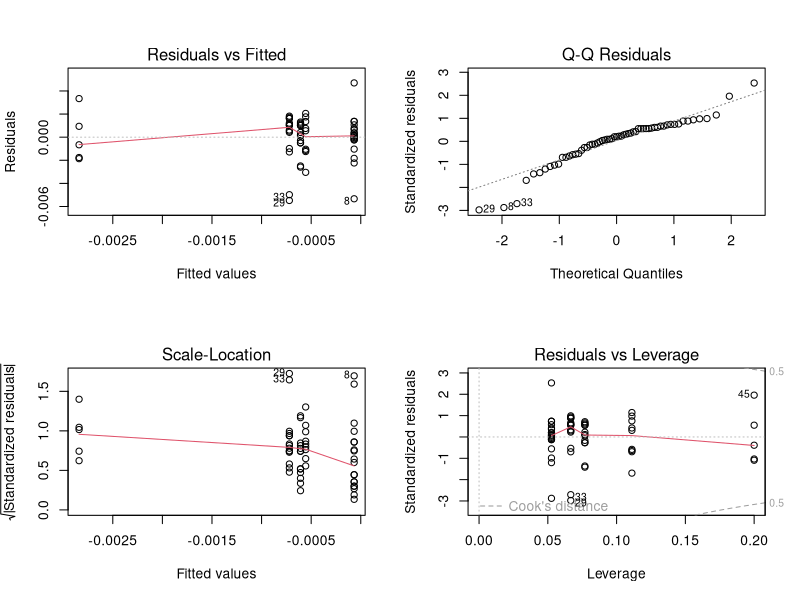
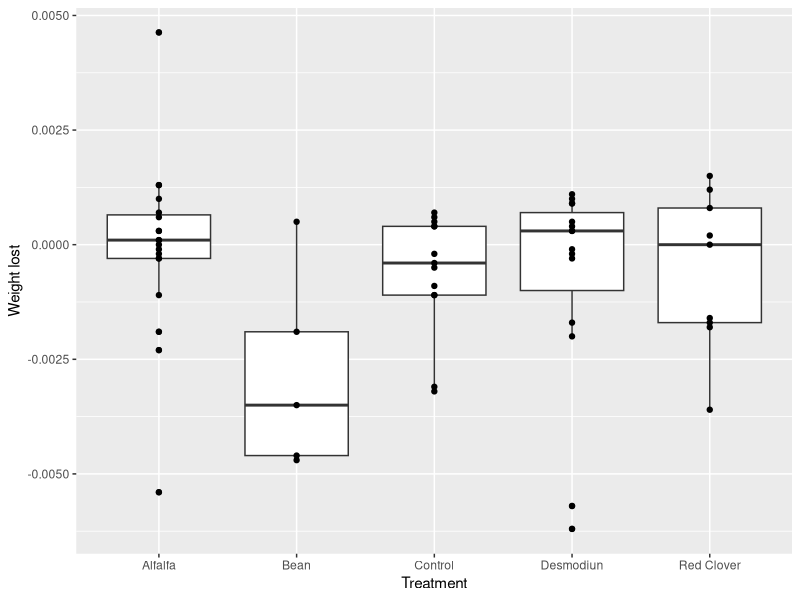
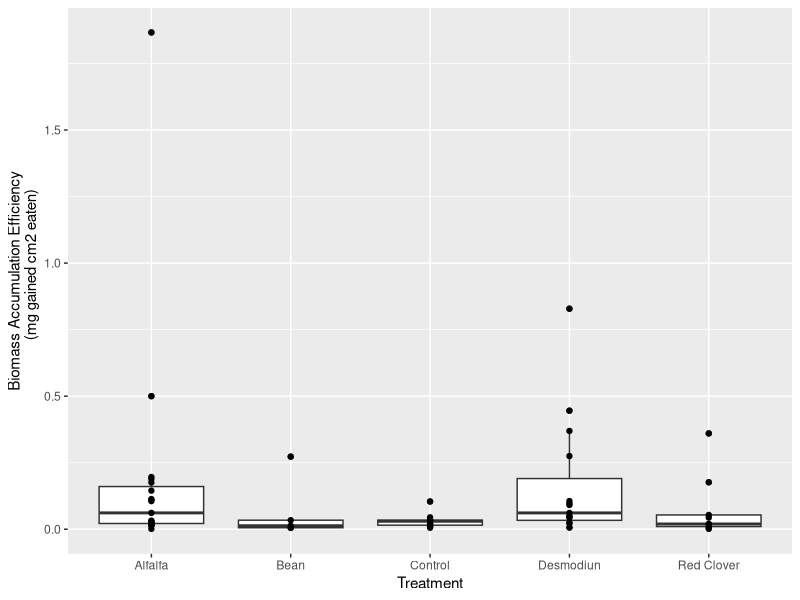

These charts were generated, in order, by the following R code: (Note: this script raises an error after producing the figures.)
## ---- chunk 1
knitr::opts_chunk$set(echo = TRUE)
## ---- chunk 2
library(tidyverse)

## ---- chunk 3

#data wrangling
weight <- read_csv("intercrop_bioassay.csv")

weight_loss <- weight %>% 
  filter(experiment == "intercropping")%>% 
  filter(status == "alive") %>% 
  mutate(weight_difference = initial_weight - final_weight) 
  
#anova model

aov_1 <- aov(weight_difference ~ treatment, data = weight_loss)
par(mfrow=c(2,2))
plot(aov_1)
shapiro.test(resid(aov_1))
summary(aov_1)

#Visualization

ggplot(weight_loss, aes(x = treatment, y = weight_difference)) +
  geom_boxplot() +
  geom_point()+
  labs (x = "Treatment", y = "Weight lost")
  

## ---- chunk 4

#Data wrangling

accumulation_efficiency <- weight %>% 
  select(-initial_weight, -Total_Leaf_Area, -Percent_Consumed) %>% 
  filter(status == "alive") %>% 
  mutate(accumulation = final_weight/Consumed_Leaf_Area)
  
#Data visualization

ggplot(accumulation_efficiency, aes(x = treatment, y = accumulation))+
  geom_boxplot()+
  geom_point()+
  labs (x = "Treatment", y = "Biomass Accumulation Efficiency
        (mg gained cm2 eaten)")



## ---- chunk 5
#data wrangling
choice <- read_csv("choice_assay_inter.csv")

choice_clean <- choice %>% 
  select(-Damage) %>%
  count(Choice) 

view(choice_clean)

#visualization
ggplot(data = choice_clean, aes(x = choice, y = n)) +
  geom_bar(stat="identity") +
  labs(x = "Treatment", y = "Choice Number")

## ---- chunk 6

#data wrangling
area <- read_csv("intercrop_bioassay.csv")

area_clean <- area %>% 
  filter(experiment == "intercropping") %>%
  filter(Percent_Consumed < 100) %>% 
  select(-initial_weight, -final_weight, -status) 

#model
aov_2 <- aov(Percent_Consumed ~ treatment, data = area_clean)
summary(aov_2)

#aov_3 <- aov(Percent_Consumed ~ Treatment$Alfala, data = weight_clean)

#visualization
ggplot(area_clean, aes(x = treatment, y = Percent_Consumed)) +
  geom_boxplot() +
  geom_point()+
  labs (x = "Treatment", y = "Percent of Leaf Consumed")

ggplot(area_clean, aes(x = treatment, y = Consumed_Leaf_Area)) +
  geom_boxplot() +
  geom_point()+
  labs (x = "Treatment", y = "Percent of Leaf Consumed")

## ---- chunk 7
mortality <- read_csv("intercrop_bioassay.csv")

#Data Wrangling
mortality_clean <- mortality %>% 
  filter(experiment == "intercropping") %>% 
  select(-initial_weight, -final_weight, -Total_Leaf_Area, -Consumed_Leaf_Area, -Percent_Consumed) %>% 
  group_by(treatment) %>% 
  count(status)


#Visualizaition 
ggplot(mortality_clean, aes(x= treatment, y = n, fill = status))+
  geom_bar(stat="identity", color="black", position=position_dodge())+
  labs (x = "Treatment", y = "Number of Larvae")

